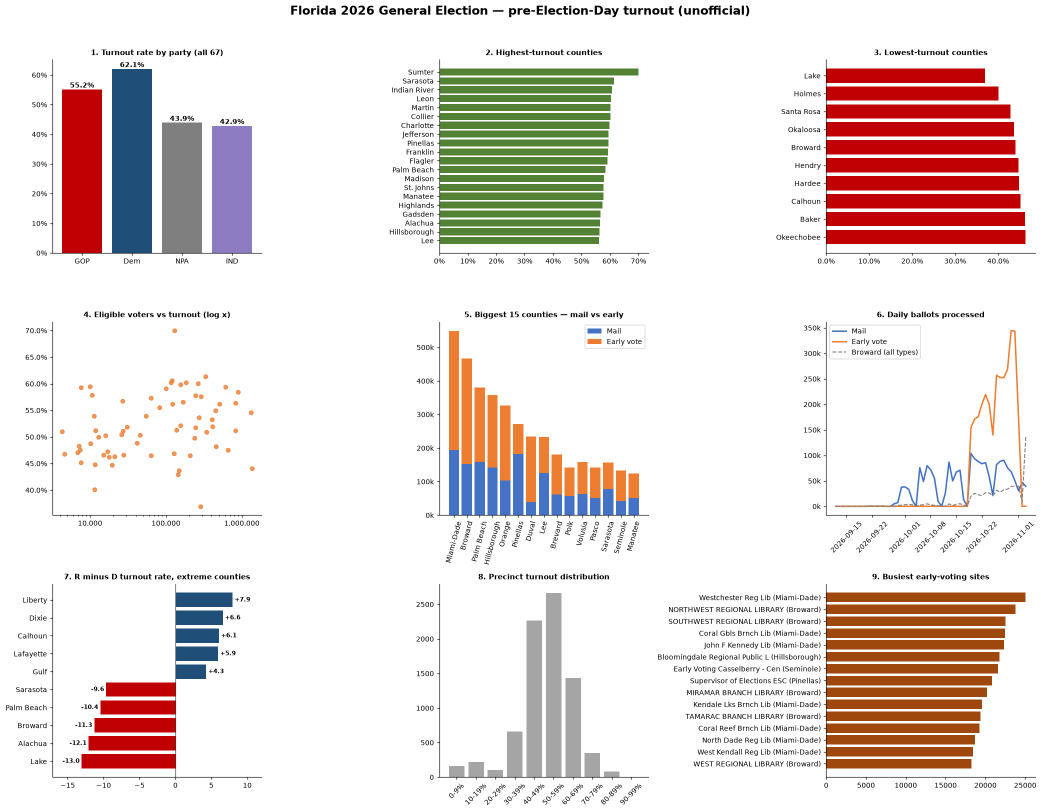
#> input picture Reports/charts_preview.png, 2083 x 1624 px (shown at 1/2 size)
$ python -i publish.py   (imports and definitions only)
#> lines starting #> are read from the running program, lines starting #| are printed output that depends on the picture
#!/usr/bin/env python3
"""Publish the repo and the site after new data lands.

Every collector (refresh.sh, results.py, results_precinct_slow.py, projections.py) ends by asking for a
publish. One publish does, in order:

  1. rebuild Reports/viewer.html                 build_viewer.py, 180 s limit
  2. copy it to docs/index.html and render docs/preview.png from it (the image in the README)
  3. commit data/ raw/ Reports/ runs/ results/ projections/ docs/ and nothing else, so code is never swept in
  4. push main; GitHub Pages redeploys the site by itself

A pull can never wait on this or fail because of it. Collectors start it detached. It holds a lock, so asks
that arrive while it is busy collapse into one more publish. It waits until the files have stopped changing
before it commits, and spaces pushes PUBLISH_MIN_INTERVAL apart because GitHub Pages soft-limits builds to
10 an hour. Every step is time-limited and every outcome lands in logs/publish.log.

Pushes use github_known_hosts (GitHub's published host keys), so an unattended push never needs a prompt.

Usage:
  publish.py              publish now, in the foreground, without the waits (for hand use)
  publish.py --queue      ask for a publish and return at once (what refresh.sh calls)
  publish.py --status     last result, pending request, unpushed commits
  publish.py --worker     the detached loop the collectors start (internal)

Environment:
  NO_PUBLISH=1            collectors skip the request (testing)
  PUBLISH_MIN_INTERVAL    seconds between pushes (default 300)
  PUBLISH_QUIET           seconds the files must be still before a commit (default 15)
  PUBLISH_BROWSER         Chromium for the preview (default: PATH, then Playwright's cache)
"""
import argparse, fcntl, filecmp, glob, json, os, pathlib, re, shlex, shutil, signal, subprocess, sys, tempfile, time
from datetime import datetime

HERE = os.path.dirname(os.path.abspath(__file__))
LOGS = os.path.join(HERE, "logs")
LOG = os.path.join(LOGS, "publish.log")
LOCK = os.path.join(LOGS, ".publish.lock")
VALIDATE_LOCK = os.path.join(LOGS, ".validate.lock")
PENDING = os.path.join(LOGS, ".publish_pending")
STATE = os.path.join(LOGS, ".publish_state.json")
KNOWN_HOSTS = os.path.join(HERE, "github_known_hosts")
VIEWER = os.path.join(HERE, "Reports", "viewer.html")
PAGE = os.path.join(HERE, "docs", "index.html")
PREVIEW = os.path.join(HERE, "docs", "preview.png")

BRANCH = "main"
# Only these are ever committed: the pipeline's outputs and the site. Never code, so an edit in progress is never swept up.
PATHS = ["data", "raw", "Reports", "runs", "results", "projections", "validation", "docs"]
MIN_INTERVAL = int(os.environ.get("PUBLISH_MIN_INTERVAL", "300"))
QUIET = int(os.environ.get("PUBLISH_QUIET", "15"))
QUIET_MAX = 120          # stop waiting for quiet after this long and publish anyway
RETRIES = 4              # failed publishes in a row before the worker gives up (the next pull tries again)
RETRY_DELAY = int(os.environ.get("PUBLISH_RETRY_DELAY", "60"))
VIEW_W, VIEW_H, DPR = 1280, 1100, 1.5     # preview render size in CSS px and its sharpness

SNAP = re.compile(r"^(runs|results/slow|results|projections)/(\d{8}-\d{6})/")
KINDS = [("runs", "turnout"), ("results", "results"), ("results/slow", "precinct-slow"), ("projections", "projections")]


class Fail(Exception):
    pass


# [10 lines left out: function log, not called in this run]


def tail(text, n=3):
    lines = [l.strip() for l in (text or "").splitlines() if l.strip()]
    return " | ".join(lines[-n:])[:300]


# [15 lines left out: functions load_state, save_state, not called in this run]


def touch(path):
    with open(path, "a"):
        os.utime(path)


# [67 lines left out: functions run, git, queue_publish, build_viewer, find_browser, not called in this run]


def crop_to_stats(raw, out):
    """Keep the header, the hero card and the row of stat tiles; drop the rest. Returns True if the image changed."""
#> called with raw = 'Reports/charts_preview.png', out = 'out.png'
    from PIL import Image
    im = Image.open(raw).convert("RGB")
    k = im.width / VIEW_W
#> k = 1.63
    px = im.load()
    xs = range(int(60 * k), int(1220 * k), 3)

    def card(y):        # share of the row that is card-white rather than page background
        return sum(1 for x in xs if px[x, y][0] >= 252 and px[x, y][1] >= 250) / len(xs)

    blocks, start = [], None
    for y in range(im.height):
        on = card(y) >= 0.25
        if on and start is None:
            start = y
        elif not on and start is not None:
            if y - start >= 40 * k:
                blocks.append((start, y))
            start = None
#> after the loop, blocks = []; start = 0
    # the hero card, then the tiles; if the layout ever changes, fall back to a fixed height
    cut = blocks[1][1] + 24 * k if len(blocks) >= 2 else 820 * k
#> cut = 1334.4
    shot = im.crop((0, 0, im.width, int(min(max(cut, 700 * k), im.height))))
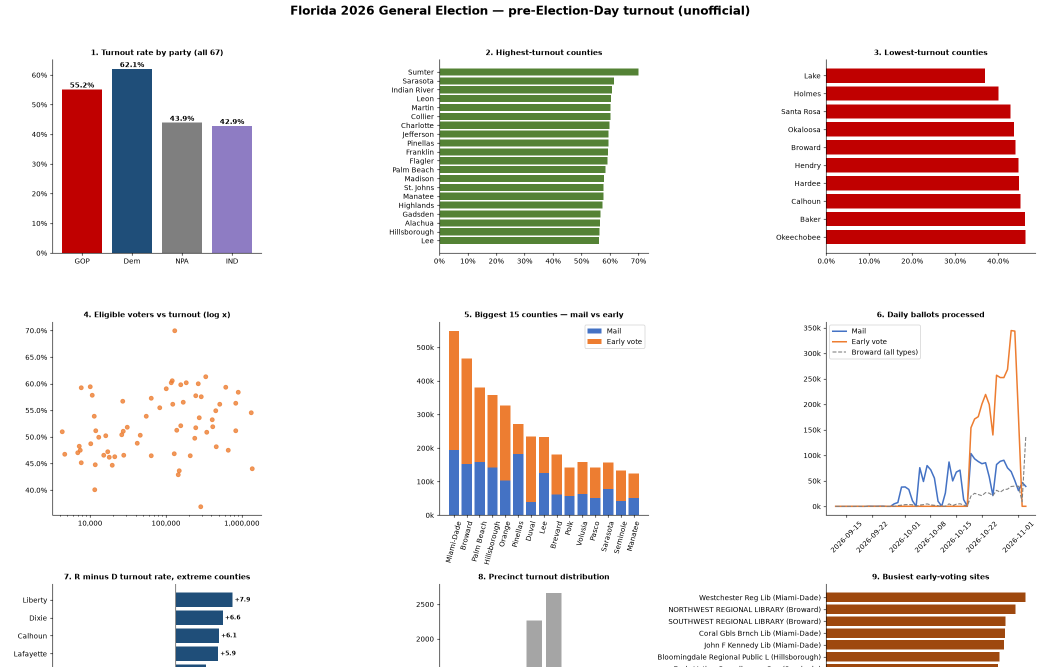
#> shot: PIL image 2083x1334 RGB (shown at 1/2 size); mean R, G, B 233.2, 223.6, 220.8
    if len(shot.resize((96, 64)).getcolors(96 * 64)) < 12:
        raise Fail("preview came out blank")
    img = shot.quantize(colors=256, method=Image.Quantize.FASTOCTREE, dither=Image.Dither.NONE)
#> (the run stopped early here; a loop or call above may not have finished)
